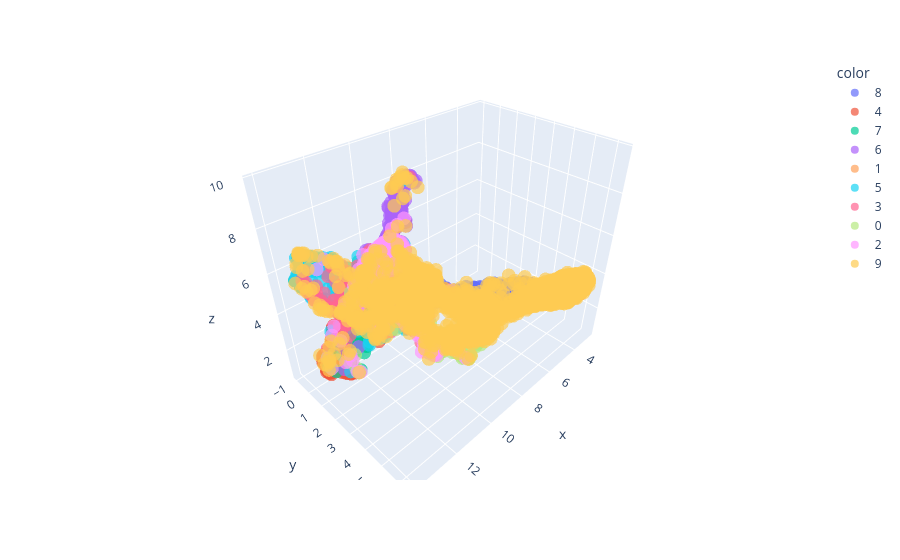

Here is the notebook cell this chart was saved with:
### Code cell
test_cifar9_features_pu_with_target_pu = np.vstack((test_cifar9_features_pu, train_target_pu))


print(f"Проецирование всех test данных c target классом ({target}):")
plot_embedding_3d(test_cifar9_features_pu_with_target_pu, test_cifar9_gt_preds_with_target.astype(str))

### Figure 1 — Plotly figure (JSON) as saved in the notebook; plotly's stock layout.template omitted (floating-point values rounded to 4 significant figures; data arrays with more than 128 entries replaced by an {"elided": "..."} marker saying what was removed)
{"data": [{"hovertemplate": "color=8<br>x=%{x}<br>y=%{y}<br>z=%{z}<extra></extra>", "legendgroup": "8", "marker": {"color": "#636efa", "opacity": 0.7, "symbol": "circle"}, "mode": "markers", "name": "8", "scene": "scene", "showlegend": true, "type": "scatter3d", "x": {"elided": "267 float values"}, "y": {"elided": "267 float values"}, "z": {"elided": "267 float values"}}, {"hovertemplate": "color=4<br>x=%{x}<br>y=%{y}<br>z=%{z}<extra></extra>", "legendgroup": "4", "marker": {"color": "#EF553B", "opacity": 0.7, "symbol": "circle"}, "mode": "markers", "name": "4", "scene": "scene", "showlegend": true, "type": "scatter3d", "x": {"elided": "273 float values"}, "y": {"elided": "273 float values"}, "z": {"elided": "273 float values"}}, {"hovertemplate": "color=7<br>x=%{x}<br>y=%{y}<br>z=%{z}<extra></extra>", "legendgroup": "7", "marker": {"color": "#00cc96", "opacity": 0.7, "symbol": "circle"}, "mode": "markers", "name": "7", "scene": "scene", "showlegend": true, "type": "scatter3d", "x": {"elided": "242 float values"}, "y": {"elided": "242 float values"}, "z": {"elided": "242 float values"}}, {"hovertemplate": "color=6<br>x=%{x}<br>y=%{y}<br>z=%{z}<extra></extra>", "legendgroup": "6", "marker": {"color": "#ab63fa", "opacity": 0.7, "symbol": "circle"}, "mode": "markers", "name": "6", "scene": "scene", "showlegend": true, "type": "scatter3d", "x": {"elided": "243 float values"}, "y": {"elided": "243 float values"}, "z": {"elided": "243 float values"}}, {"hovertemplate": "color=1<br>x=%{x}<br>y=%{y}<br>z=%{z}<extra></extra>", "legendgroup": "1", "marker": {"color": "#FFA15A", "opacity": 0.7, "symbol": "circle"}, "mode": "markers", "name": "1", "scene": "scene", "showlegend": true, "type": "scatter3d", "x": {"elided": "237 float values"}, "y": {"elided": "237 float values"}, "z": {"elided": "237 float values"}}, {"hovertemplate": "color=5<br>x=%{x}<br>y=%{y}<br>z=%{z}<extra></extra>", "legendgroup": "5", "marker": {"color": "#19d3f3", "opacity": 0.7, "symbol": "circle"}, "mode": "markers", "name": "5", "scene": "scene", "showlegend": true, "type": "scatter3d", "x": {"elided": "248 float values"}, "y": {"elided": "248 float values"}, "z": {"elided": "248 float values"}}, {"hovertemplate": "color=3<br>x=%{x}<br>y=%{y}<br>z=%{z}<extra></extra>", "legendgroup": "3", "marker": {"color": "#FF6692", "opacity": 0.7, "symbol": "circle"}, "mode": "markers", "name": "3", "scene": "scene", "showlegend": true, "type": "scatter3d", "x": {"elided": "257 float values"}, "y": {"elided": "257 float values"}, "z": {"elided": "257 float values"}}, {"hovertemplate": "color=0<br>x=%{x}<br>y=%{y}<br>z=%{z}<extra></extra>", "legendgroup": "0", "marker": {"color": "#B6E880", "opacity": 0.7, "symbol": "circle"}, "mode": "markers", "name": "0", "scene": "scene", "showlegend": true, "type": "scatter3d", "x": {"elided": "234 float values"}, "y": {"elided": "234 float values"}, "z": {"elided": "234 float values"}}, {"hovertemplate": "color=2<br>x=%{x}<br>y=%{y}<br>z=%{z}<extra></extra>", "legendgroup": "2", "marker": {"color": "#FF97FF", "opacity": 0.7, "symbol": "circle"}, "mode": "markers", "name": "2", "scene": "scene", "showlegend": true, "type": "scatter3d", "x": {"elided": "249 float values"}, "y": {"elided": "249 float values"}, "z": {"elided": "249 float values"}}, {"hovertemplate": "color=9<br>x=%{x}<br>y=%{y}<br>z=%{z}<extra></extra>", "legendgroup": "9", "marker": {"color": "#FECB52", "opacity": 0.7, "symbol": "circle"}, "mode": "markers", "name": "9", "scene": "scene", "showlegend": true, "type": "scatter3d", "x": {"elided": "4250 float values"}, "y": {"elided": "4250 float values"}, "z": {"elided": "4250 float values"}}], "layout": {"legend": {"title": {"text": "color"}, "tracegroupgap": 0}, "margin": {"t": 60}, "scene": {"domain": {"x": [0, 1], "y": [0, 1]}, "xaxis": {"title": {"text": "x"}}, "yaxis": {"title": {"text": "y"}}, "zaxis": {"title": {"text": "z"}}}}}
